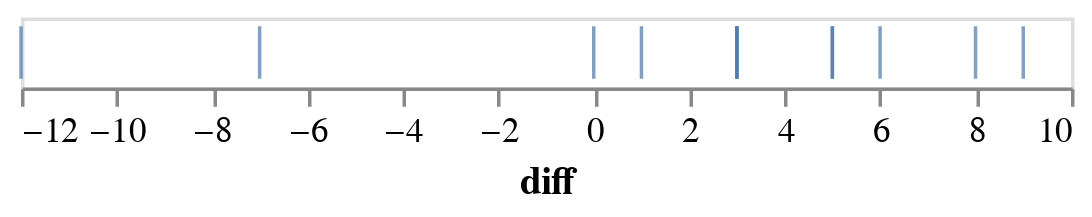

The notebook cell this image was saved under:
### Markdown cell above
Both the sign test and Wilcoxon signed rank test indicate that VB does not improve the IQ at the 0.05 significance level. However the Wilcoxon test gives an even less significant P-value (0.1) because the negatives have greater magnitudes than the positives, which counterbalances the overwhelming number of positives somehow (shown in the graph below). This redeeming effect is lost in the sign test which considers only the signs.

### Code cell
(
    alt.Chart(
        DATA['14.2'].select(
            (col('treated')-col('control')).alias('diff')))
    .mark_tick()
    .encode(
        alt.X('diff:Q').axis(grid=False)))

### Figure 1 — Vega-Lite specification as saved in the notebook (floating-point values rounded to 4 significant figures)
{"config": {"view": {"continuousWidth": 300, "continuousHeight": 300}}, "data": {"name": "data-778e95c912edba06f1c9914bbd3ce1b0"}, "mark": {"type": "tick"}, "encoding": {"x": {"axis": {"grid": false}, "field": "diff", "type": "quantitative"}}, "$schema": "https://vega.github.io/schema/vega-lite/v5.16.3.json", "datasets": {"data-778e95c912edba06f1c9914bbd3ce1b0": [{"diff": 6}, {"diff": 8}, {"diff": 9}, {"diff": 5}, {"diff": -7}, {"diff": 5}, {"diff": 3}, {"diff": 3}, {"diff": -12}, {"diff": 3}, {"diff": 0}, {"diff": 1}]}}
